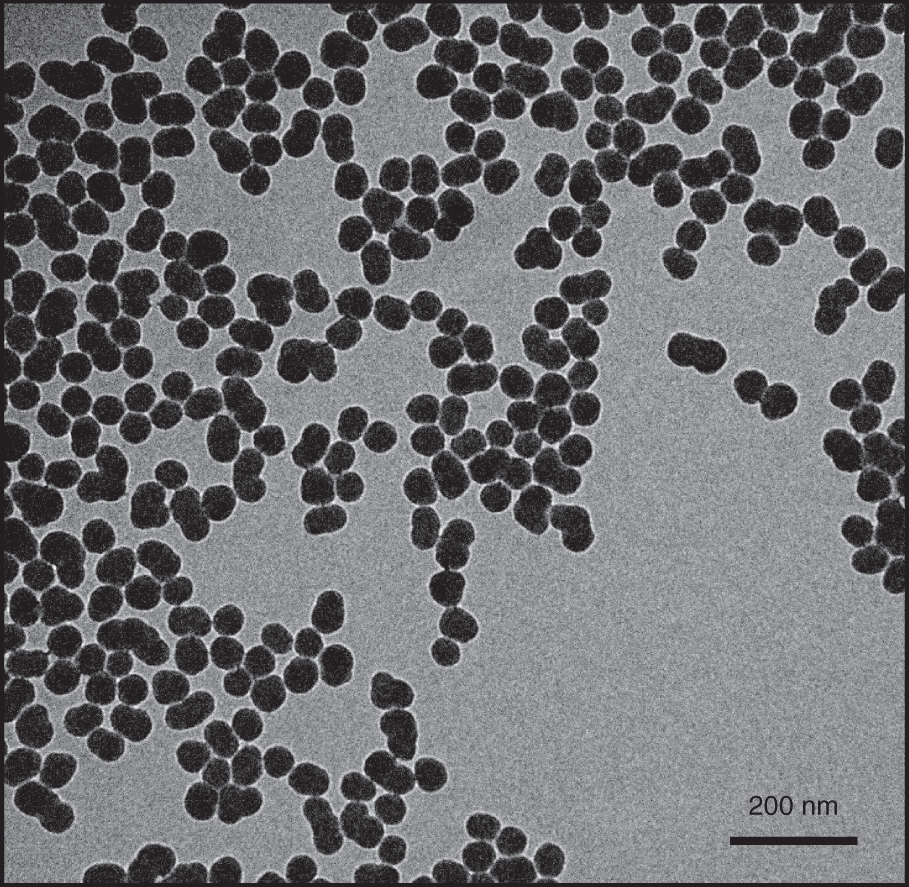
#> input picture examples/example-image.png, 909 x 887 px
$ python -i figsplit.py   (imports and definitions only)
#> lines starting #> are read from the running program, lines starting #| are printed output that depends on the picture
# -*- coding: utf-8 -*-
"""
Figure splitting procedures.

.. codeauthor:: Batuhan Yildirim <by256@cam.ac.uk>
"""

import numpy as np
from skimage.color import rgb2gray
from skimage.measure import label, regionprops


def figsplit(image, min_edge=0.05, min_fill=0.8, t=0.9):
    """
    Extracts constituent images from a panel of images typically
    found in figures in scientific literature. This was adapted
    from code written by Matt Swain.

    Parameters
    ----------
    image: np.ndarray
        Image to perform extraction on.
    min_edge: float
        Minimum edge (default is 0.05).
    min_fill: float
        Minimum fill (default is 0.8).
    t: float
        Binarization threshold (default is 0.9).
    """
#> called with min_edge = 0.05, min_fill = 0.8, t = 0.9
    images = []

    # convert to grayscale \in [0, 1]
    gray = rgb2gray(image)
    # Binarize with high thresh (default 0.9)
    binary = (gray > t).astype(np.uint8)
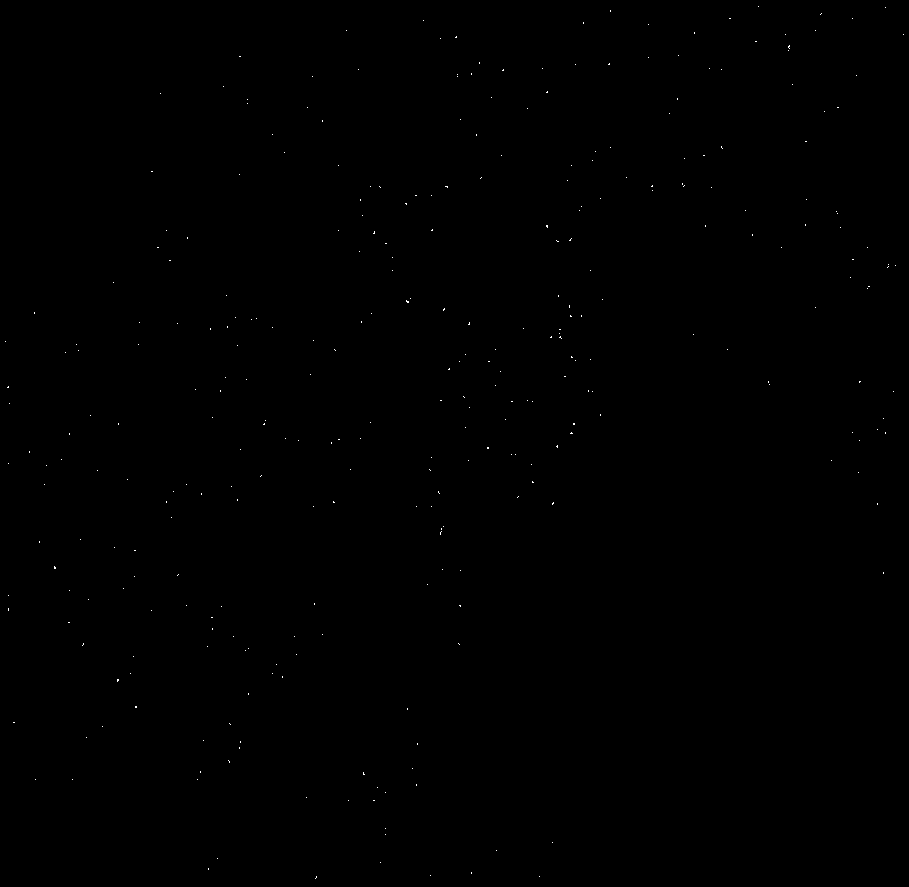
#> binary: shape (887, 909); values 0 (black) and 1 (white), 0.06% white in thin lines or dots

    min_length_px = np.around(min_edge * min(binary.shape))
#> min_length_px = 44

    label_image = label(1 - binary)
#> label_image: shape (887, 909) int64; values 0 (black) and 1 (white), 99.9% white; black in thin lines or dots
    for region in regionprops(label_image):
        # Check if region is large enough
        top, left, bottom, right = region.bbox
        if right - left > min_length_px and bottom - top > min_length_px:

            # Check if region is 'filled' enough
            if region.extent > min_fill:
                images.append(image[top:bottom, left:right])
#> this loop made 1 pass
#> (top, left, bottom, right) on pass 1: (0, 0, 887, 909)
#> after the loop, images = 1 item

    return images

>>> import cv2
>>> picture = cv2.cvtColor(cv2.imread('../examples/example-image.png'), cv2.COLOR_BGR2RGB)
>>> result = figsplit(picture)
#> result = 1 item
